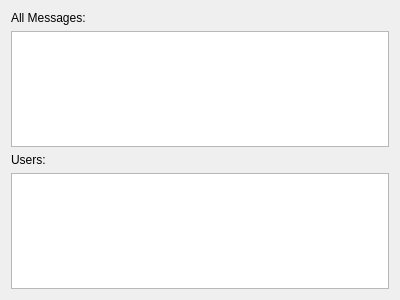
<?xml version="1.0" encoding="UTF-8"?>
<ui version="4.0">
 <class>ServerMainWindow</class>
 <widget class="QWidget" name="ServerMainWindow">
  <property name="geometry">
   <rect>
    <x>0</x>
    <y>0</y>
    <width>400</width>
    <height>300</height>
   </rect>
  </property>
  <property name="windowTitle">
   <string>Server Control Panel</string>
  </property>
  <layout class="QVBoxLayout" name="verticalLayout">
   <item>
    <widget class="QLabel" name="messagesLabel">
     <property name="text">
      <string>All Messages:</string>
     </property>
    </widget>
   </item>
   <item>
    <widget class="QTextEdit" name="messagesTextEdit"/>
   </item>
   <item>
    <widget class="QLabel" name="usersLabel">
     <property name="text">
      <string>Users:</string>
     </property>
    </widget>
   </item>
   <item>
    <widget class="QListWidget" name="usersListWidget"/>
   </item>
  </layout>
 </widget>
</ui>
